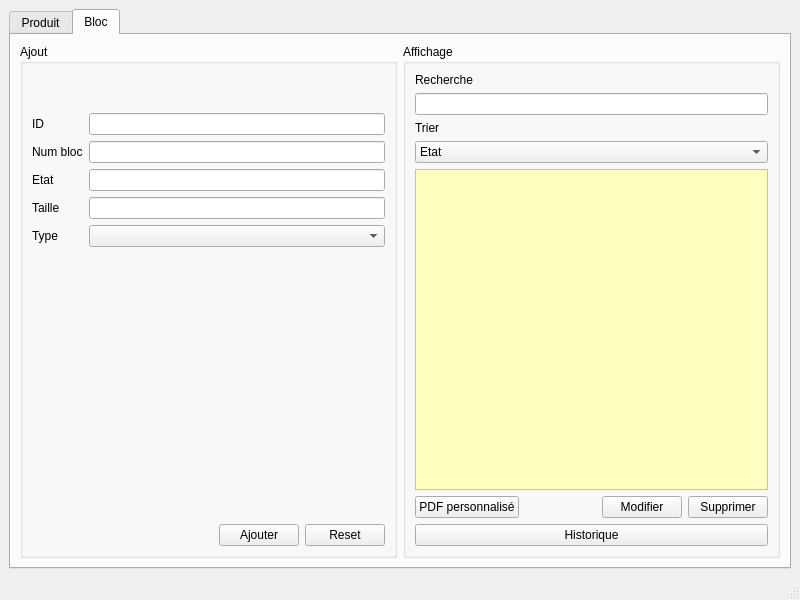
<?xml version="1.0" encoding="UTF-8"?>
<ui version="4.0">
 <class>MainWindow</class>
 <widget class="QMainWindow" name="MainWindow">
  <property name="geometry">
   <rect>
    <x>0</x>
    <y>0</y>
    <width>800</width>
    <height>600</height>
   </rect>
  </property>
  <property name="windowTitle">
   <string>MainWindow</string>
  </property>
  <widget class="QWidget" name="centralwidget">
   <layout class="QHBoxLayout" name="horizontalLayout">
    <item>
     <widget class="QTabWidget" name="GestionStock">
      <property name="currentIndex">
       <number>1</number>
      </property>
      <widget class="QWidget" name="tab">
       <attribute name="title">
        <string>Produit</string>
       </attribute>
       <layout class="QHBoxLayout" name="horizontalLayout_3">
        <item>
         <layout class="QVBoxLayout" name="verticalLayout_5">
          <item>
           <widget class="QGroupBox" name="groupBox">
            <property name="title">
             <string>Ajout</string>
            </property>
            <layout class="QVBoxLayout" name="verticalLayout_7">
             <item>
              <spacer name="horizontalSpacer_3">
               <property name="orientation">
                <enum>Qt::Horizontal</enum>
               </property>
               <property name="sizeHint" stdset="0">
                <size>
                 <width>40</width>
                 <height>20</height>
                </size>
               </property>
              </spacer>
             </item>
             <item>
              <spacer name="horizontalSpacer_2">
               <property name="orientation">
                <enum>Qt::Horizontal</enum>
               </property>
               <property name="sizeHint" stdset="0">
                <size>
                 <width>40</width>
                 <height>20</height>
                </size>
               </property>
              </spacer>
             </item>
             <item>
              <layout class="QVBoxLayout" name="verticalLayout_6">
               <item>
                <layout class="QFormLayout" name="formLayout_3">
                 <item row="0" column="0">
                  <widget class="QLabel" name="label_2">
                   <property name="text">
                    <string>ID</string>
                   </property>
                  </widget>
                 </item>
                 <item row="1" column="0">
                  <widget class="QLabel" name="label_6">
                   <property name="text">
                    <string>Type</string>
                   </property>
                  </widget>
                 </item>
                 <item row="2" column="0">
                  <widget class="QLabel" name="label_5">
                   <property name="text">
                    <string>Nom</string>
                   </property>
                  </widget>
                 </item>
                 <item row="3" column="0">
                  <widget class="QLabel" name="label_4">
                   <property name="text">
                    <string>Marque</string>
                   </property>
                  </widget>
                 </item>
                 <item row="4" column="0">
                  <widget class="QLabel" name="label_3">
                   <property name="text">
                    <string>Prix</string>
                   </property>
                  </widget>
                 </item>
                 <item row="0" column="1">
                  <widget class="QLineEdit" name="lineEdit"/>
                 </item>
                 <item row="1" column="1">
                  <widget class="QLineEdit" name="lineEdit_2"/>
                 </item>
                 <item row="2" column="1">
                  <widget class="QLineEdit" name="lineEdit_3"/>
                 </item>
                 <item row="3" column="1">
                  <widget class="QLineEdit" name="lineEdit_4"/>
                 </item>
                 <item row="4" column="1">
                  <widget class="QLineEdit" name="lineEdit_5"/>
                 </item>
                </layout>
               </item>
              </layout>
             </item>
             <item>
              <spacer name="verticalSpacer">
               <property name="orientation">
                <enum>Qt::Vertical</enum>
               </property>
               <property name="sizeHint" stdset="0">
                <size>
                 <width>20</width>
                 <height>40</height>
                </size>
               </property>
              </spacer>
             </item>
             <item>
              <layout class="QHBoxLayout" name="horizontalLayout_7">
               <item>
                <spacer name="horizontalSpacer_4">
                 <property name="orientation">
                  <enum>Qt::Horizontal</enum>
                 </property>
                 <property name="sizeHint" stdset="0">
                  <size>
                   <width>40</width>
                   <height>20</height>
                  </size>
                 </property>
                </spacer>
               </item>
               <item>
                <widget class="QPushButton" name="pushButton">
                 <property name="text">
                  <string>Ajouter</string>
                 </property>
                </widget>
               </item>
               <item>
                <widget class="QPushButton" name="pushButton_5">
                 <property name="text">
                  <string>Reset</string>
                 </property>
                </widget>
               </item>
              </layout>
             </item>
            </layout>
           </widget>
          </item>
         </layout>
        </item>
        <item>
         <layout class="QVBoxLayout" name="verticalLayout_2">
          <item>
           <widget class="QGroupBox" name="groupBox_2">
            <property name="title">
             <string>Affichage</string>
            </property>
            <layout class="QVBoxLayout" name="verticalLayout_14">
             <item>
              <layout class="QVBoxLayout" name="verticalLayout_13">
               <item>
                <widget class="QLabel" name="label_7">
                 <property name="text">
                  <string>Recherche</string>
                 </property>
                </widget>
               </item>
               <item>
                <widget class="QLineEdit" name="lineEdit_6"/>
               </item>
               <item>
                <widget class="QLabel" name="label">
                 <property name="text">
                  <string>Trier</string>
                 </property>
                </widget>
               </item>
               <item>
                <widget class="QComboBox" name="comboBox">
                 <item>
                  <property name="text">
                   <string>Type</string>
                  </property>
                 </item>
                 <item>
                  <property name="text">
                   <string>Prix</string>
                  </property>
                 </item>
                </widget>
               </item>
               <item>
                <widget class="QTableView" name="tableView">
                 <property name="styleSheet">
                  <string notr="true">background-color: rgb(202, 255, 190);
background-color: rgb(254, 255, 192);</string>
                 </property>
                </widget>
               </item>
              </layout>
             </item>
             <item>
              <layout class="QHBoxLayout" name="horizontalLayout_4">
               <item>
                <widget class="QPushButton" name="pushButton_2">
                 <property name="text">
                  <string>PDF personnalisé</string>
                 </property>
                </widget>
               </item>
               <item>
                <spacer name="horizontalSpacer">
                 <property name="orientation">
                  <enum>Qt::Horizontal</enum>
                 </property>
                 <property name="sizeHint" stdset="0">
                  <size>
                   <width>40</width>
                   <height>20</height>
                  </size>
                 </property>
                </spacer>
               </item>
               <item>
                <widget class="QPushButton" name="pushButton_3">
                 <property name="text">
                  <string>Modifier</string>
                 </property>
                </widget>
               </item>
               <item>
                <widget class="QPushButton" name="pushButton_4">
                 <property name="text">
                  <string>Supprimer</string>
                 </property>
                </widget>
               </item>
              </layout>
             </item>
            </layout>
           </widget>
          </item>
         </layout>
        </item>
       </layout>
      </widget>
      <widget class="QWidget" name="tab_2">
       <attribute name="title">
        <string>Bloc</string>
       </attribute>
       <layout class="QHBoxLayout" name="horizontalLayout_9">
        <item>
         <layout class="QVBoxLayout" name="verticalLayout_16">
          <item>
           <widget class="QGroupBox" name="groupBox_3">
            <property name="title">
             <string>Ajout</string>
            </property>
            <layout class="QVBoxLayout" name="verticalLayout_25">
             <item>
              <spacer name="horizontalSpacer_6">
               <property name="orientation">
                <enum>Qt::Horizontal</enum>
               </property>
               <property name="sizeHint" stdset="0">
                <size>
                 <width>40</width>
                 <height>20</height>
                </size>
               </property>
              </spacer>
             </item>
             <item>
              <spacer name="horizontalSpacer_5">
               <property name="orientation">
                <enum>Qt::Horizontal</enum>
               </property>
               <property name="sizeHint" stdset="0">
                <size>
                 <width>40</width>
                 <height>20</height>
                </size>
               </property>
              </spacer>
             </item>
             <item>
              <layout class="QVBoxLayout" name="verticalLayout_22">
               <item>
                <layout class="QFormLayout" name="formLayout_4">
                 <item row="0" column="0">
                  <widget class="QLabel" name="label_8">
                   <property name="text">
                    <string>ID</string>
                   </property>
                  </widget>
                 </item>
                 <item row="0" column="1">
                  <widget class="QLineEdit" name="lineEdit_7"/>
                 </item>
                 <item row="1" column="0">
                  <widget class="QLabel" name="label_11">
                   <property name="text">
                    <string>Num bloc</string>
                   </property>
                  </widget>
                 </item>
                 <item row="1" column="1">
                  <widget class="QLineEdit" name="lineEdit_8"/>
                 </item>
                 <item row="4" column="0">
                  <widget class="QLabel" name="label_12">
                   <property name="text">
                    <string>Type</string>
                   </property>
                  </widget>
                 </item>
                 <item row="3" column="1">
                  <widget class="QLineEdit" name="lineEdit_10"/>
                 </item>
                 <item row="2" column="0">
                  <widget class="QLabel" name="label_13">
                   <property name="text">
                    <string>Etat</string>
                   </property>
                  </widget>
                 </item>
                 <item row="3" column="0">
                  <widget class="QLabel" name="label_10">
                   <property name="text">
                    <string>Taille</string>
                   </property>
                  </widget>
                 </item>
                 <item row="4" column="1">
                  <widget class="QComboBox" name="comboBox_3"/>
                 </item>
                 <item row="2" column="1">
                  <widget class="QLineEdit" name="lineEdit_9"/>
                 </item>
                </layout>
               </item>
              </layout>
             </item>
             <item>
              <spacer name="verticalSpacer_2">
               <property name="orientation">
                <enum>Qt::Vertical</enum>
               </property>
               <property name="sizeHint" stdset="0">
                <size>
                 <width>20</width>
                 <height>40</height>
                </size>
               </property>
              </spacer>
             </item>
             <item>
              <layout class="QHBoxLayout" name="horizontalLayout_10">
               <item>
                <spacer name="horizontalSpacer_7">
                 <property name="orientation">
                  <enum>Qt::Horizontal</enum>
                 </property>
                 <property name="sizeHint" stdset="0">
                  <size>
                   <width>40</width>
                   <height>20</height>
                  </size>
                 </property>
                </spacer>
               </item>
               <item>
                <widget class="QPushButton" name="pushButton_10">
                 <property name="text">
                  <string>Ajouter</string>
                 </property>
                </widget>
               </item>
               <item>
                <widget class="QPushButton" name="pushButton_6">
                 <property name="text">
                  <string>Reset</string>
                 </property>
                </widget>
               </item>
              </layout>
             </item>
            </layout>
           </widget>
          </item>
         </layout>
        </item>
        <item>
         <layout class="QVBoxLayout" name="verticalLayout_15">
          <item>
           <widget class="QGroupBox" name="groupBox_4">
            <property name="title">
             <string>Affichage</string>
            </property>
            <layout class="QVBoxLayout" name="verticalLayout_28">
             <item>
              <layout class="QVBoxLayout" name="verticalLayout_27">
               <item>
                <widget class="QLabel" name="label_15">
                 <property name="text">
                  <string>Recherche</string>
                 </property>
                </widget>
               </item>
               <item>
                <widget class="QLineEdit" name="lineEdit_14"/>
               </item>
               <item>
                <widget class="QLabel" name="label_9">
                 <property name="text">
                  <string>Trier</string>
                 </property>
                </widget>
               </item>
               <item>
                <widget class="QComboBox" name="comboBox_2">
                 <item>
                  <property name="text">
                   <string>Etat</string>
                  </property>
                 </item>
                 <item>
                  <property name="text">
                   <string>Type</string>
                  </property>
                 </item>
                </widget>
               </item>
               <item>
                <widget class="QTableView" name="tableView_2">
                 <property name="styleSheet">
                  <string notr="true">background-color: rgb(202, 255, 190);
background-color: rgb(254, 255, 192);</string>
                 </property>
                </widget>
               </item>
              </layout>
             </item>
             <item>
              <layout class="QHBoxLayout" name="horizontalLayout_13">
               <item>
                <widget class="QPushButton" name="pushButton_7">
                 <property name="text">
                  <string>PDF personnalisé</string>
                 </property>
                </widget>
               </item>
               <item>
                <spacer name="horizontalSpacer_8">
                 <property name="orientation">
                  <enum>Qt::Horizontal</enum>
                 </property>
                 <property name="sizeHint" stdset="0">
                  <size>
                   <width>40</width>
                   <height>20</height>
                  </size>
                 </property>
                </spacer>
               </item>
               <item>
                <widget class="QPushButton" name="pushButton_8">
                 <property name="text">
                  <string>Modifier</string>
                 </property>
                </widget>
               </item>
               <item>
                <widget class="QPushButton" name="pushButton_9">
                 <property name="text">
                  <string>Supprimer</string>
                 </property>
                </widget>
               </item>
              </layout>
             </item>
             <item>
              <widget class="QPushButton" name="pushButton_11">
               <property name="text">
                <string>Historique</string>
               </property>
              </widget>
             </item>
            </layout>
           </widget>
          </item>
         </layout>
        </item>
       </layout>
      </widget>
     </widget>
    </item>
   </layout>
  </widget>
  <widget class="QMenuBar" name="menubar">
   <property name="geometry">
    <rect>
     <x>0</x>
     <y>0</y>
     <width>800</width>
     <height>22</height>
    </rect>
   </property>
  </widget>
  <widget class="QStatusBar" name="statusbar"/>
 </widget>
 <resources/>
 <connections/>
</ui>
